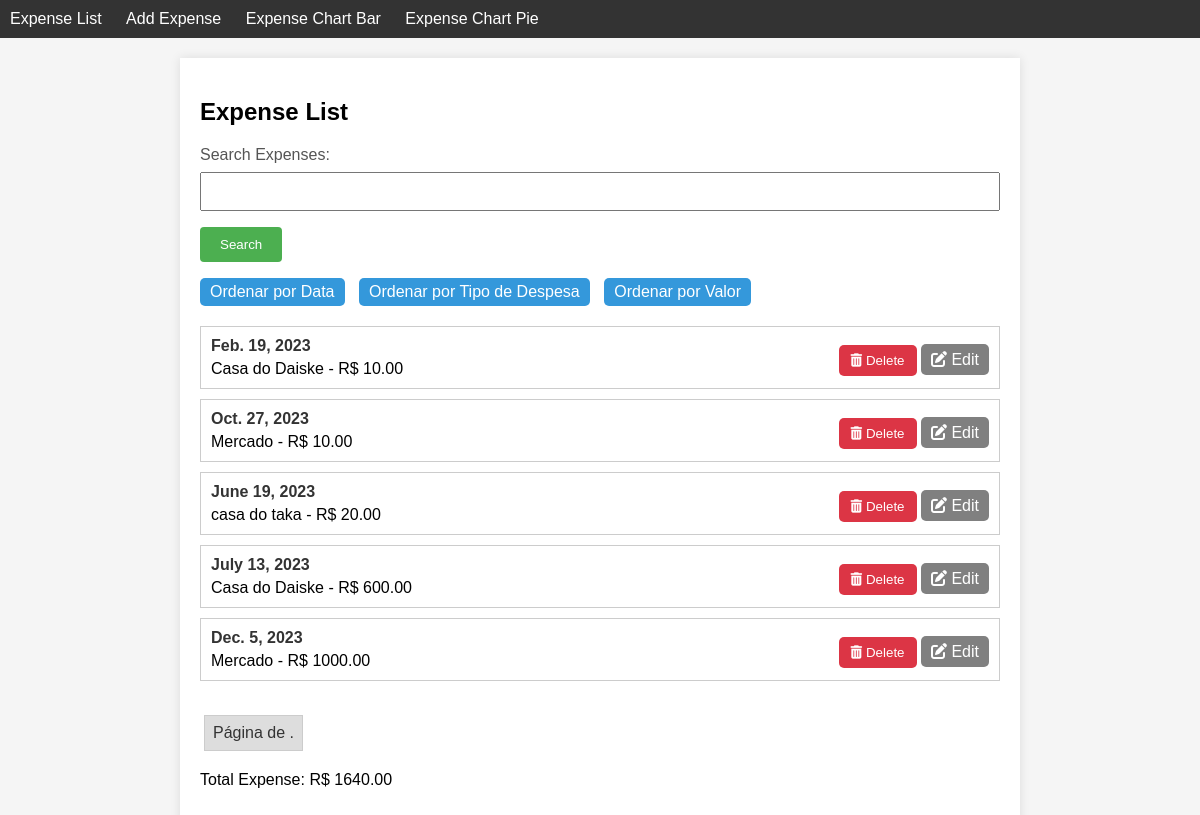
Screenshot of /expenses/list/?order_by=expense_value with the database file from the repository.
### expenses/models.py (models this page shows)
class Expense(models.Model):
    type_of_expense = models.CharField(max_length = 255)
    spent_at = models.DateField()
    expense_value = models.DecimalField(max_digits = 10, decimal_places = 2)

### expenses/views.py (the view)
# urls.py: path('list/', expense_list, name='expense_list'),
def expense_list(request):
    order_by_param = request.GET.get('order_by', 'spent_at')
    if order_by_param not in ['spent_at', 'type_of_expense', 'expense_value']:
        order_by_param = 'spent_at'
    search_query = request.GET.get('search', '')
    if search_query:
        expenses = Expense.objects.filter(
            Q(type_of_expense__icontains=search_query) |
            Q(spent_at__icontains=search_query)
        ).order_by(order_by_param)
    else:
        expenses = Expense.objects.all().order_by(order_by_param)
    context = {
        'expenses': expenses,
        'total_expense': expenses.aggregate(Sum('expense_value'))['expense_value__sum'],
        'order_by': order_by_param,
        'search_query': search_query,
    }
    return render(request, 'expense_list.html', context)

### expenses/templates/expense_list.html (shortened to what this page needs)
{% extends 'base.html' %}
{% block content %}
  <h2>Expense List</h2>
  <div class="expense-controls">
    <form method="get" action="{% url 'expense_list' %}">
      <label for="search">Search Expenses:</label>
      <input type="text" name="search" id="search" value="{{ search_query }}">
      <button type="submit">Search</button>
    </form>
    <ul class="sort-links">
      <li><a href="?order_by=spent_at">Ordenar por Data</a></li>
      <li><a href="?order_by=type_of_expense">Ordenar por Tipo de Despesa</a></li>
      <li><a href="?order_by=expense_value">Ordenar por Valor</a></li>
    </ul>
  </div>
  <div class="expense-list">
    {% for expense in expenses %}
      <div class="expense-item">
        <div class="expense-details">
          <div class="expense-date">{{ expense.spent_at }}</div>
          <div>{{ expense.type_of_expense }} - R$ {{ expense.expense_value|floatformat:"2" }}</div>
        </div>
        <div class="expense-actions">
          <form method="post" action="{% url 'delete_expense' expense.id %}" style="display:inline;">
            <button type="submit" class="delete-button" onclick="return confirm('Tem certeza que deseja excluir esta despesa?')">
              <i class="fas fa-trash-alt"></i> Delete
            </button>
          </form>
          <a href="{% url 'edit_expense' expense.id %}" class="edit-button"><i class="fas fa-edit"></i> Edit</a>
        </div>
      </div>
    {% endfor %}
  </div>
  <div class="pagination">
    <span class="step-links">
        <span class="current">
            Página {{ expenses.number }} de {{ expenses.paginator.num_pages }}.
        </span>
    </span>
  </div>
  <p>Total Expense: R$ {{ total_expense|floatformat:"2" }}</p>
{% endblock %}

### expenses/static/style/style.css (style rules this page uses)
body { font-family: Arial, sans-serif; background-color: #f5f5f5; margin: 0; padding: 0; }
label { display: block; margin-bottom: 8px; color: #555; }
input[type="text"], input[type="number"], input[type="date"] { width: 100%; padding: 10px; margin-bottom: 16px; box-sizing: border-box; }
button { background-color: #4caf50; color: #fff; padding: 10px 20px; border: none; border-radius: 4px; cursor: pointer; }
form { margin-top: 20px; }
.expense-list { display: flex; flex-direction: column; }
.expense-item { border: 1px solid #ccc; padding: 10px; margin-bottom: 10px; display: flex; justify-content: space-between; align-items: center; }
.expense-item .expense-details { flex: 1; }
.expense-item .expense-actions { margin-left: 10px; }
.expense-date { font-weight: bold; color: #333; margin-bottom: 5px; }
.delete-button { background-color: #dc3545; color: #fff; border: none; padding: 8px 12px; border-radius: 5px; cursor: pointer; transition: background-color 0.3s; margin-top: 6px; }
.edit-button { background-color: gray; color: #fff; padding: 7px 10px; border-radius: 5px; cursor: pointer; transition: background-color 0.3s; text-decoration: none; }
.expense-list { margin-top: 20px; }
.expense-item { border: 1px solid #ccc; padding: 10px; margin-bottom: 10px; }
.expense-date { font-weight: bold; }
.pagination { margin-top: 20px; }
.step-links .current { display: inline-block; padding: 8px; margin: 4px; border: 1px solid #ccc; background-color: #ddd; color: #333; }
.sort-links { list-style: none; padding: 0; }
.sort-links li { display:inline-flex; margin-right: 10px; }
.sort-links a { text-decoration: none; padding: 5px 10px; background-color: #3498db; color: #fff; border-radius: 5px; transition: background-color 0.3s ease; }

### rows the page displays
Expense: spent_at "Feb. 19, 2023", type_of_expense "Casa do Daiske", expense_value "10.00"
Expense: spent_at "Oct. 27, 2023", type_of_expense "Mercado", expense_value "10.00"
Expense: spent_at "June 19, 2023", type_of_expense "casa do taka", expense_value "20.00"
Expense: spent_at "July 13, 2023", type_of_expense "Casa do Daiske", expense_value "600.00"
Expense: spent_at "Dec. 5, 2023", type_of_expense "Mercado", expense_value "1000.00"

### other values shown
{{ total_expense|floatformat:"2" }} "1640.00"
